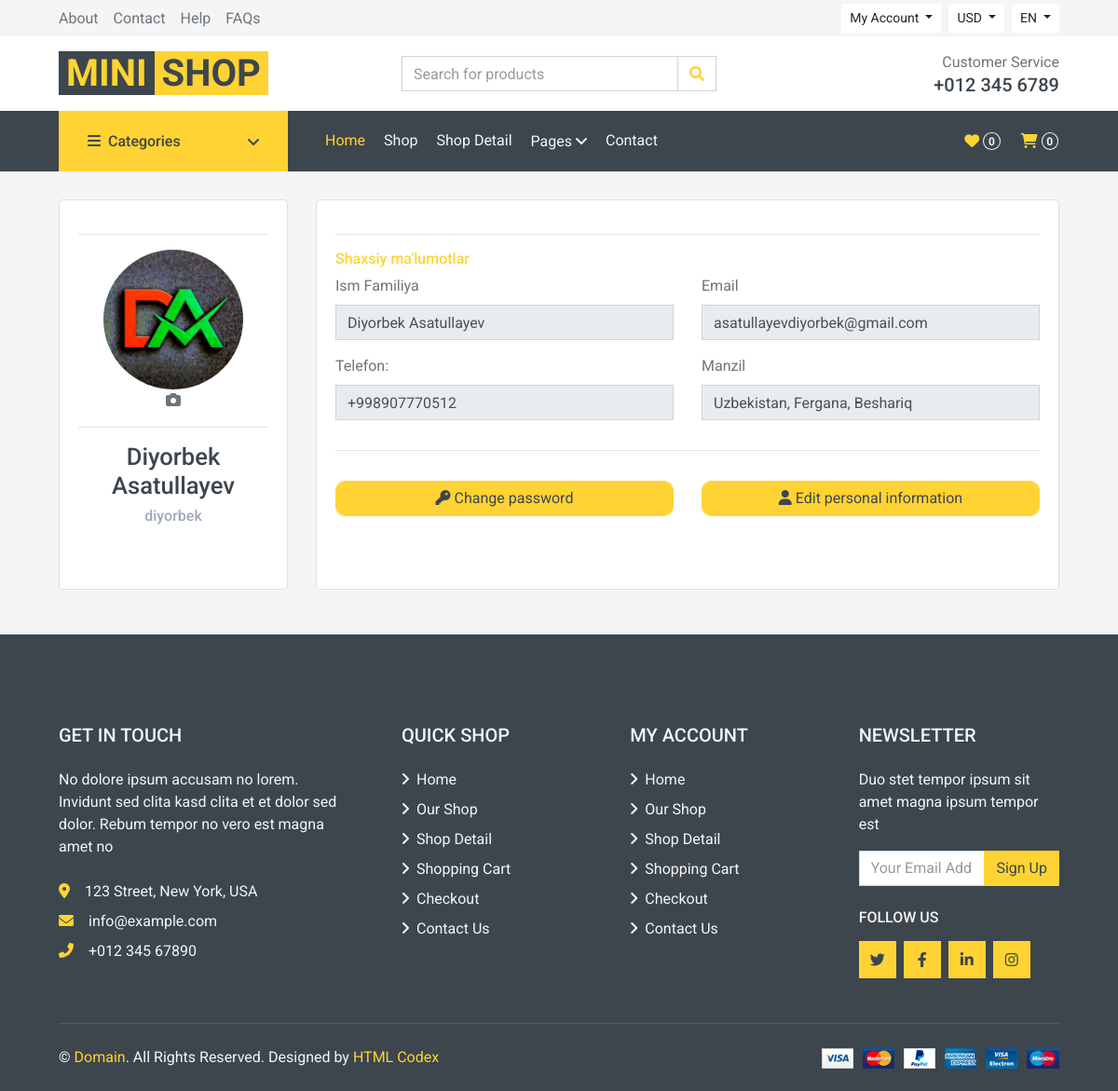
The app's page /user/profile/ (signed in), older data.
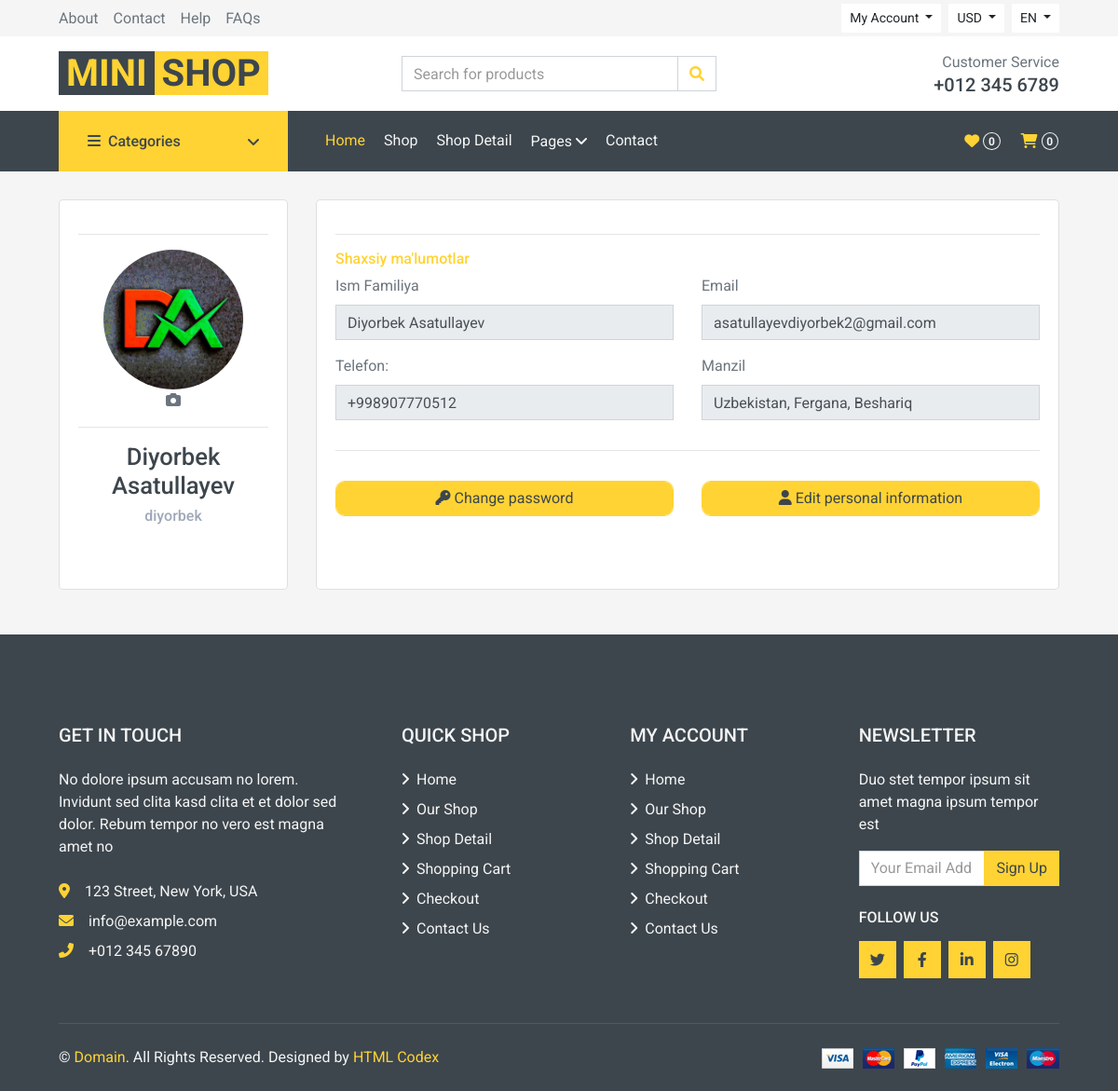
The same page, newer data.
### user/models.py (models this page shows, shortened)
class User(AbstractUser):
    image = models.ImageField(upload_to='users/profile/', null=True, blank=True)
    phone = models.CharField(max_length=13, null=True, blank=True)
    address = models.CharField(max_length=150, null=True, blank=True)
    class Meta:
        verbose_name = 'Foydalanuvchi'
        verbose_name_plural = 'Foydalanuvchilar'
    def get_image(self):
        if self.image:
            return self.image.url
        return "https://png.pngitem.com/pimgs/s/111-1114675_user-login-person-man-enter-person-login-icon.png"

### user/views.py (the view, shortened to what this page needs)
# urls.py: path('profile/', views.ProfileView.as_view(), name='profile'),
class ProfileView(LoginRequiredMixin, View):
    def get(self, request):
        profile_form = UpdateProfileForm(instance=request.user)
        password_form = PasswordChangeForm()
        context = {
            'profile_form': profile_form,
            'password_form': password_form,
            'title': 'Profilim',
            'page_name': 'Profile',
        }
        return render(request, 'user/profile.html', context)

### user/templates/user/profile.html (shortened to what the changed rows need)
{% extends 'base.html' %}
{% block content %}
    <div class="container-fluid">
        <div class="row gutters px-xl-5">
            <div class="col-xl-3 col-lg-3 col-md-12 col-sm-12 col-12">
                <div class="card h-100">
                    <div class="card-body">
                        <div class="account-settings">
                            <div class="user-profile">
                                <div class="user-avatar">
                                    <hr>
                                    <img id="userImage" src="{{ request.user.get_image }}" alt="User picture">
                                    <div class="image-icons">
                                        <div class="image-upload-icon"
                                             onclick="document.getElementById('fileInput').click();">
                                        </div>
                                    </div>
                                </div>
                                <hr>
                                <h5 class="user-name">{{ request.user.first_name }} {{ request.user.last_name }}</h5>
                                <h6 class="user-email">{{ request.user.username }}</h6>
                            </div>
                        </div>
                    </div>
                </div>
            </div>
            <div class="col-xl-9 col-lg-9 col-md-12 col-sm-12 col-12">
                <div class="card h-100 content-right">
                    <div class="card-body">
                        <div class="row gutters">
                            <div class="col-xl-6 col-lg-6 col-md-6 col-sm-6 col-12">
                                <div class="form-group">
                                    <label for="fullName">Ism Familiya</label>
                                    <input type="text" class="form-control" id="fullName" disabled
                                           value="{{ request.user.first_name }} {{ request.user.last_name }}">
                                </div>
                            </div>
                            <div class="col-xl-6 col-lg-6 col-md-6 col-sm-6 col-12">
                                <div class="form-group">
                                    <label for="phone">Email</label>
                                    <input type="text" class="form-control" id="phone" disabled
                                           value="{{ request.user.email }}">
                                </div>
                            </div>
                            <div class="col-xl-6 col-lg-6 col-md-6 col-sm-6 col-12">
                                <div class="form-group">
                                    <label for="website">Telefon:</label>
                                    <input type="url" class="form-control" id="website" disabled
                                           value="{{ request.user.phone }}">
                                </div>
                            </div>
                            <div class="col-xl-6 col-lg-6 col-md-6 col-sm-6 col-12">
                                <div class="form-group">
                                    <label for="sTate">Manzil</label>
                                    <input type="text" class="form-control" id="sTate" disabled
                                           value="{{ request.user.address }}">
                                </div>
                            </div>
                        </div>
                    </div>
                </div>
            </div>
        </div>
    </div>
{% endblock %}

Row changes from the older to the newer data that the page shows:
changed User "Diyorbek": user.email "asatullayevdiyorbek@gmail.com" → "asatullayevdiyorbek2@gmail.com"
